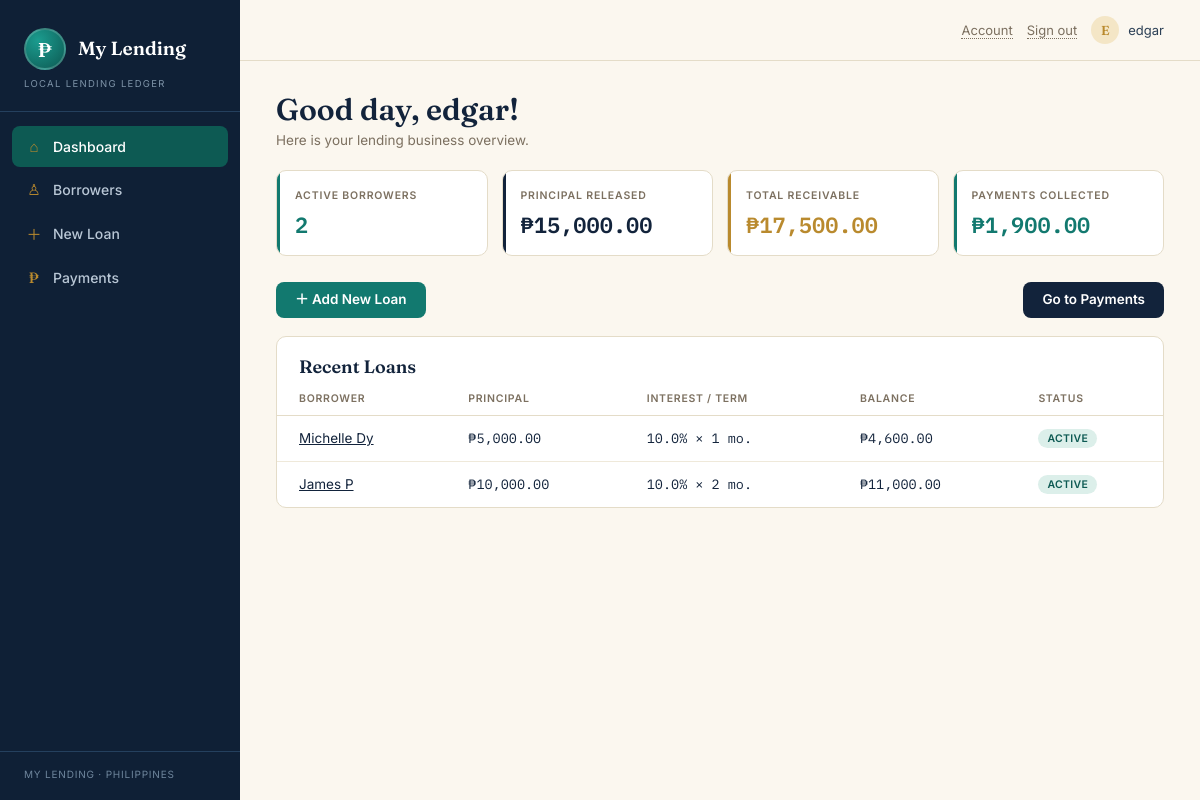
The page / (signed in) on the database its author committed.
### tables this page shows
CREATE TABLE users (
                id INTEGER PRIMARY KEY AUTOINCREMENT,
                username TEXT NOT NULL UNIQUE,
                password_hash TEXT NOT NULL,
                created_at TEXT NOT NULL
            );

CREATE TABLE loans (
                id INTEGER PRIMARY KEY AUTOINCREMENT,
                borrower TEXT NOT NULL,
                contact TEXT,
                principal REAL NOT NULL,
                monthly_interest REAL NOT NULL,
                months INTEGER NOT NULL,
                total_interest REAL NOT NULL,
                total_payable REAL NOT NULL,
                status TEXT NOT NULL DEFAULT 'Active',
                created_at TEXT NOT NULL
            );

### app.py (the view)
@app.route("/")
@login_required
def dashboard():
    summary = db.summary()
    recent = db.loans()[:7]
    return render_template("dashboard.html", summary=summary, recent=recent)

### app.py (called while the page is built)
def peso(value):
    return f"₱{float(value):,.2f}"

def login_required(view):
    @wraps(view)
    def wrapped(*args, **kwargs):
        if not db.has_admin():
            return redirect(url_for("setup"))
        if not session.get("user_id"):
            return redirect(url_for("login", next=request.path))
        return view(*args, **kwargs)
    return wrapped

@app.before_request
def load_current_user():
    g.user = None
    user_id = session.get("user_id")
    if user_id:
        g.user = db.get_user(user_id)

@app.context_processor
def inject_user():
    return {"current_user": g.get("user")}

### database.py (called while the page is built)
    def has_admin(self) -> bool:
        return self.connection.execute("SELECT 1 FROM users LIMIT 1").fetchone() is not None

    def get_user(self, user_id):
        return self.connection.execute("SELECT * FROM users WHERE id = ?", (user_id,)).fetchone()

    def loans(self):
        return self.connection.execute(
            """SELECT l.*, COALESCE(SUM(p.amount), 0) AS paid,
               l.total_payable - COALESCE(SUM(p.amount), 0) AS balance
               FROM loans l LEFT JOIN payments p ON p.loan_id = l.id
               GROUP BY l.id ORDER BY l.id DESC"""
        ).fetchall()

    def summary(self):
        return self.connection.execute(
            """SELECT COUNT(*) AS borrowers, COALESCE(SUM(principal),0) AS released,
               COALESCE(SUM(total_payable),0) AS receivable,
               COALESCE((SELECT SUM(amount) FROM payments),0) AS collected FROM loans"""
        ).fetchone()

### templates/dashboard.html (shortened to what this page needs)
{% extends "base.html" %}
{% set active = "dashboard" %}
{% block content %}
<div class="page-head">
    <h1>Good day, {{ current_user['username'] }}!</h1>
    <p>Here is your lending business overview.</p>
</div>
<div class="card-row">
    <div class="stat-card" style="--accent:var(--teal)">
        <div class="stat-label">Active borrowers</div>
        <div class="stat-value">{{ summary['borrowers'] }}</div>
    </div>
    <div class="stat-card" style="--accent:var(--ink)">
        <div class="stat-label">Principal released</div>
        <div class="stat-value">{{ summary['released']|peso }}</div>
    </div>
    <div class="stat-card" style="--accent:var(--gold)">
        <div class="stat-label">Total receivable</div>
        <div class="stat-value">{{ summary['receivable']|peso }}</div>
    </div>
    <div class="stat-card" style="--accent:var(--teal)">
        <div class="stat-label">Payments collected</div>
        <div class="stat-value">{{ summary['collected']|peso }}</div>
    </div>
</div>
<div class="actions-row">
    <a class="btn btn-primary" href="{{ url_for('new_loan') }}">＋ Add New Loan</a>
    <a class="btn btn-navy" href="{{ url_for('payments') }}">Go to Payments</a>
</div>
<div class="panel">
    <div class="panel-head"><h2>Recent Loans</h2></div>
    <table class="ledger">
        <thead>
        <tr><th>Borrower</th><th>Principal</th><th>Interest / Term</th><th>Balance</th><th>Status</th></tr>
        </thead>
        <tbody>
        {% for row in recent %}
        <tr>
            <td><a href="{{ url_for('borrower_detail', loan_id=row['id']) }}">{{ row['borrower'] }}</a></td>
            <td class="num">{{ row['principal']|peso }}</td>
            <td class="num">{{ '%.1f'|format(row['monthly_interest']) }}% &times; {{ row['months'] }} mo.</td>
            <td class="num">{{ row['balance']|peso }}</td>
            <td><span class="status-pill {{ 'status-active' if row['status']=='Active' else 'status-other' }}">{{ row['status'] }}</span></td>
        </tr>
        {% else %}
        <tr class="empty-row"><td colspan="5">No loans yet. Add your first loan to get started.</td></tr>
        {% endfor %}
        </tbody>
    </table>
</div>
{% endblock %}

### templates/base.html (shortened to what this page needs)
<!doctype html>
<html lang="en">
<head>
<link rel="stylesheet" href="{{ url_for('static', filename='css/style.css') }}">
</head>
<body>
<div class="app-shell">
    <aside class="sidebar">
        <div class="brand">
            <div class="brand-mark">₱</div>
            <div class="brand-name">My Lending</div>
        </div>
        <div class="brand-sub">LOCAL LENDING LEDGER</div>
        <nav class="nav-links">
            <a class="nav-link {{ 'active' if active == 'dashboard' }}" href="{{ url_for('dashboard') }}"><span class="glyph">⌂</span> Dashboard</a>
            <a class="nav-link {{ 'active' if active == 'borrowers' }}" href="{{ url_for('borrowers') }}"><span class="glyph">♙</span> Borrowers</a>
            <a class="nav-link {{ 'active' if active == 'new_loan' }}" href="{{ url_for('new_loan') }}"><span class="glyph">＋</span> New Loan</a>
            <a class="nav-link {{ 'active' if active == 'payments' }}" href="{{ url_for('payments') }}"><span class="glyph">₱</span> Payments</a>
        </nav>
        <div class="sidebar-foot">MY LENDING &middot; PHILIPPINES</div>
    </aside>
    <div class="main">
        <div class="topbar">
            {% if current_user %}
            <a class="linklike" href="{{ url_for('account') }}">Account</a>
            <a class="linklike" href="{{ url_for('logout') }}">Sign out</a>
            <div class="user-chip">
                <div class="user-avatar">{{ current_user['username'][:1]|upper }}</div>
                {{ current_user['username'] }}
            </div>
            {% endif %}
        </div>
        <div class="content">
            {% block content %}{% endblock %}
        </div>
    </div>
</div>
</body>
</html>

### rows shown on the page
users: username "E", username "edgar"
loans: borrower "Michelle Dy", principal|peso "₱5,000.00", monthly_interest "10.0", months "1", balance|peso "₱4,600.00", status "ACTIVE"
loans: borrower "James P", principal|peso "₱10,000.00", monthly_interest "10.0", months "2", balance|peso "₱11,000.00", status "ACTIVE"

### other values the page prints
{{ summary['borrowers'] }} "2"
{{ summary['released']|peso }} "₱15,000.00"
{{ summary['receivable']|peso }} "₱17,500.00"
{{ summary['collected']|peso }} "₱1,900.00"
